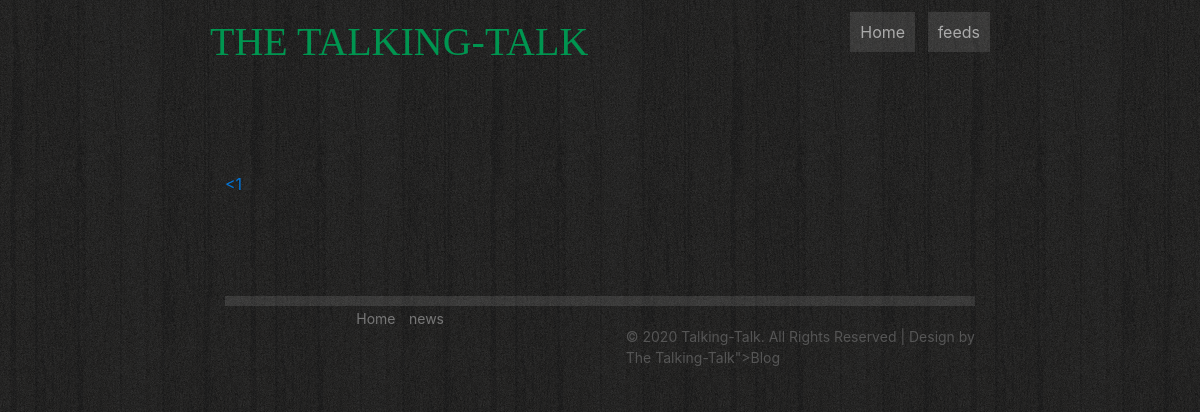
/feeds/index/10, run on an earlier commit of the app's database.
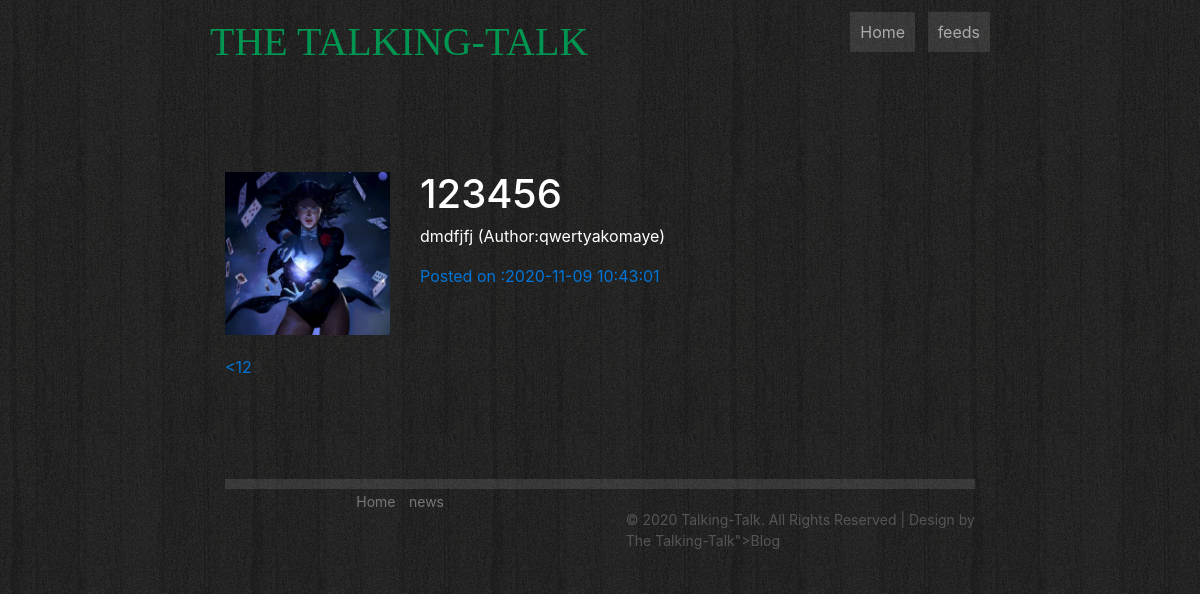
And on a later commit of the database.
### tables this page shows
CREATE TABLE `news` (
  `id` int(11) NOT NULL,
  `title` text NOT NULL,
  `slug` varchar(255) NOT NULL,
  `description` text NOT NULL,
  `image` varchar(255) DEFAULT NULL,
  `author` varchar(255) NOT NULL,
  `created_at` timestamp NOT NULL DEFAULT current_timestamp()
);

### application/controllers/feeds.php (called while the page is built, shortened)
<?php
	class feeds extends CI_controller
	{
		public function __construct()
		{
		  	$this->load->model('news_model');
		}
		  function index($offset=0)
		  {
		  	$this->load->library('pagination');
		    $config['per_page'] = 5 ;
		  	$arr['news'] = $this->news_model->getall($config['per_page'],$offset);
			$this->load->view('feeds',$arr);
		}
	}
 ?>

### index.php (called while the page is built, shortened)
<?php
require_once BASEPATH.'core/CodeIgniter.php';

### application/models/News_model.php (called while the page is built, shortened)
<?php
		class News_model extends CI_Model
		{
			function getall($limit,$offset)
			{
				$this->db->limit($limit);
				$this->db->offset($offset);
				$this->db->order_by('id DESC');
					$query = $this->db->get('news');
				return $query->result();
			}
			function countall()
			{
				$search = $this->input->get('search');
				$this->db->like(array('title'=>$search));
				$this->db->or_like(array('description'=>$search));
				$this->db->or_like(array('author'=>$search));
				return $this->db->get('news')->num_rows();
			}
		}
 ?>

### application/views/feeds.php (the view, shortened to what this page needs)
<?php
foreach($news as $n)
{
?>
<a style="margin-bottom:20px; display: block; text-decoration: none;" href="<?php echo site_url('index/detail/'.$n->id);?>">
<div class="row">
	<div class="col-md-3">
		<img src="<?php echo site_url('uploads/'.$n->image);?>">
	</div>
	<div class="col-md-6">
		<h1 style="color: white;"><?php echo substr($n->title,0,35) ;?></h1>
		<p  style="color: white;"><?php echo substr( $n->description,0,140);?>
		<i>(Author:<?php echo $n->author;?>)</i></p>
		<p>Posted on :<?php echo $n->created_at;?></p>
	</div>
	</div>
</a>
<?php
} ?>
 <?php echo $this->pagination->create_links();?>

What changed in the data, as far as the page shows it:
added news: image (picture), title "123456", description "dmdfjfj", author "qwertyakomaye", created_at "2020-11-09 10:43:01"
Also different on the page:
$this->pagination->create_links(): "< 1" → "< 1 2"
